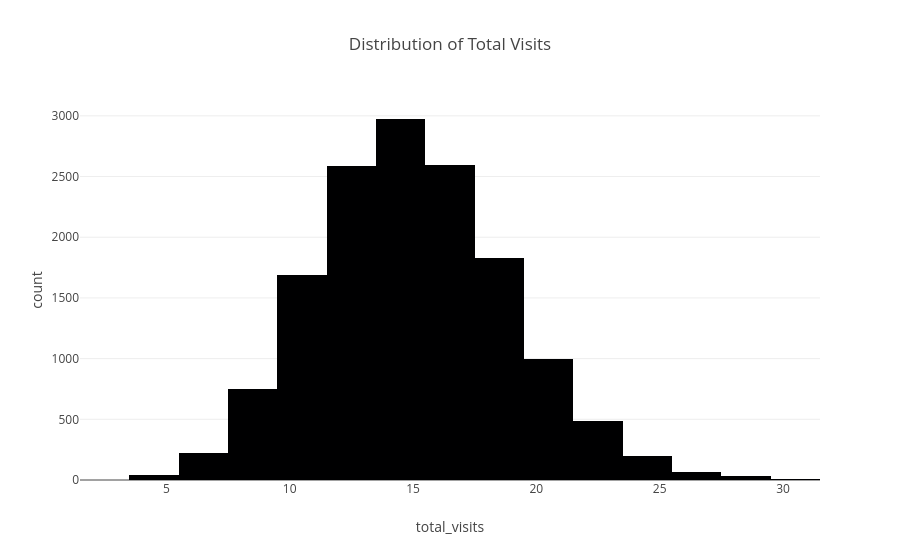

The notebook cell this image was saved under:
### Code cell
#total_visits 

px.histogram(
    df,
    x='total_visits',
    nbins=20,
    title='Distribution of Total Visits'
)

### Figure 1 — Plotly figure (JSON) as saved in the notebook; plotly's stock layout.template omitted (floating-point values rounded to 4 significant figures; data arrays with more than 128 entries replaced by an {"elided": "..."} marker saying what was removed)
{"data": [{"bingroup": "x", "hovertemplate": "total_visits=%{x}<br>count=%{y}<extra></extra>", "legendgroup": "", "marker": {"color": "#000001", "pattern": {"shape": ""}}, "name": "", "nbinsx": 20, "orientation": "v", "showlegend": false, "type": "histogram", "x": {"elided": "14484 int values"}, "xaxis": "x", "yaxis": "y"}], "layout": {"barmode": "relative", "legend": {"tracegroupgap": 0}, "title": {"text": "Distribution of Total Visits"}, "xaxis": {"anchor": "y", "domain": [0, 1], "title": {"text": "total_visits"}}, "yaxis": {"anchor": "x", "domain": [0, 1], "title": {"text": "count"}}}}
